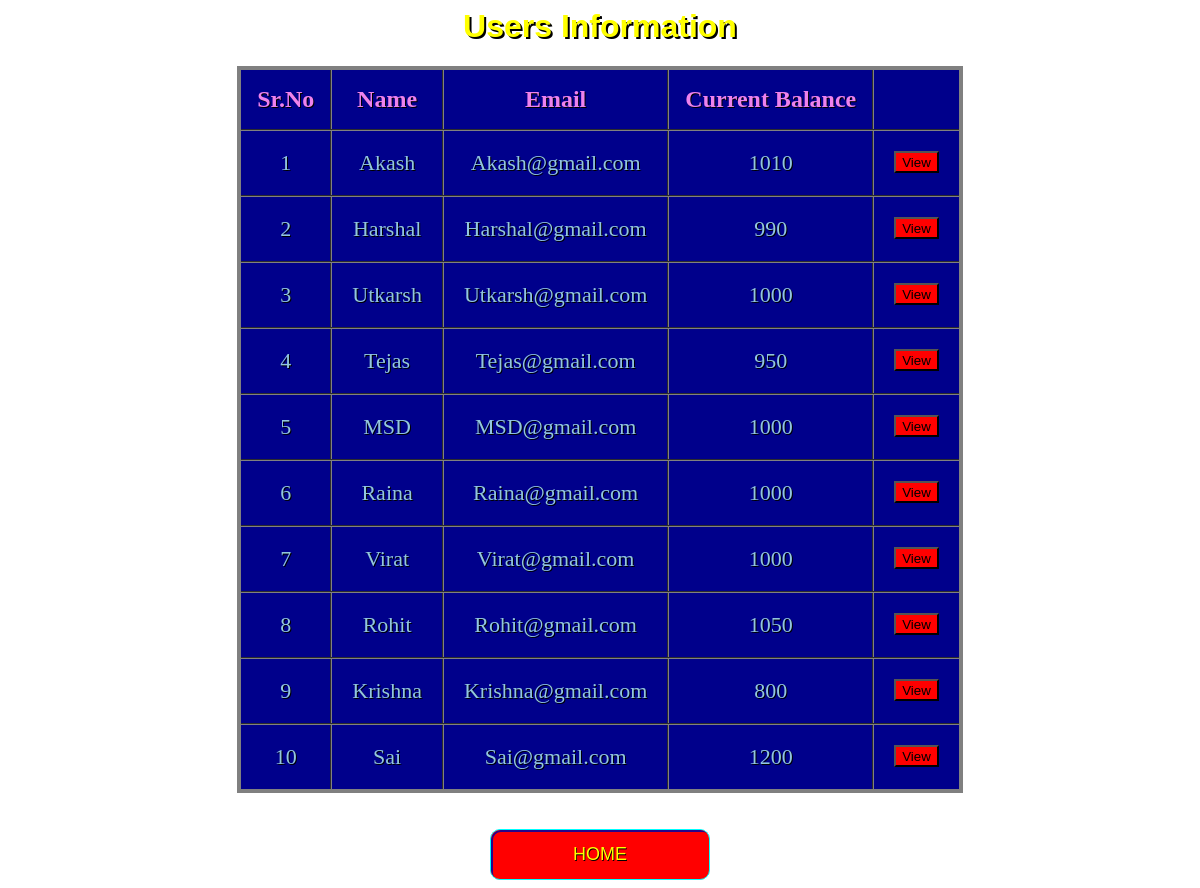
The app's page /getdetail.php with its own data.
### tables this page shows
CREATE TABLE `users` (
  `name` varchar(50) NOT NULL,
  `email` varchar(50) NOT NULL,
  `amount` double DEFAULT NULL
);

### getdetail.php (the view, shortened to what this page needs)
<?php
$con=mysqli_connect("localhost:3307","root","","banking system");
$q="select * from users ";
$result=mysqli_query($con,$q);
?>
<html>
<head>
   <link rel="stylesheet" href="button.css">
</head>
<body>
	<h1 style="color:#ffff00;text-shadow: 2px 2px black;">Users Information</h1>
    <table class="flat-table-1">
		<thead>
			<th>Sr.No</th>
			<th>Name</th>
			<th>Email</th>
			<th>Current Balance</th>
			<th></th>
		</thead>
		<tbody>
		<tr>
			<?php
				$row=mysqli_fetch_array($result);
			?>
			<td> 1</td>
			<td><?php echo  $row["name"]; ?></td>
			<td><?php echo  $row["email"]; ?></td>
			<td><?php echo  $row["amount"]; ?></td>
			<td>
				<form action="user.php" method="post"  class="view">
					<button class="button1" type="submit" name="name" value="Akash">View</button>
				</form>
			</td>
		</tr>
		<tr>
			<?php
				$row=mysqli_fetch_array($result);
			?>
			<td> 2</td>
			<td><?php echo  $row["name"]; ?></td>
			<td><?php echo  $row["email"]; ?></td>
			<td><?php echo  $row["amount"]; ?></td>
			<td>
				<form action="user.php" method="post" class="view">
					<button class="button1" type="submit" name="name" value="Utkarsh">View</button>
				</form>
			</td>
		</tr>
        <tr>
			<?php
				$row=mysqli_fetch_array($result);
			?>
			<td> 3</td>
			<td><?php echo  $row["name"]; ?></td>
			<td><?php echo  $row["email"]; ?></td>
			<td><?php echo  $row["amount"]; ?></td>
			<td>
				<form action="user.php" method="post" class="view">
					<button class="button1" type="submit" name="name" value="Dhaval">View</button>
				</form>
			</td>
		</tr>
        <tr>
			<?php
				$row=mysqli_fetch_array($result);
			?>
			<td> 4</td>
			<td><?php echo  $row["name"]; ?></td>
			<td><?php echo  $row["email"]; ?></td>
			<td><?php echo  $row["amount"]; ?></td>
			<td>
				<form action="user.php" method="post" class="view">
					<button class="button1" type="submit" name="name" value="Tejas">View</button>
				</form>
			</td>
        </tr>
        <tr>
			<?php
				$row=mysqli_fetch_array($result);
			?>
			<td> 5</td>
			<td><?php echo  $row["name"]; ?></td>
			<td><?php echo  $row["email"]; ?></td>
			<td><?php echo  $row["amount"]; ?></td>
			<td>
				<form action="user.php" method="post" class="view">
					<button class="button1" type="submit" name="name" value="Shubham">View</button>
				</form>
			</td>
		</tr>
        <tr>
			<?php
				$row=mysqli_fetch_array($result);
			?>
			<td> 6</td>
			<td><?php echo  $row["name"]; ?></td>
			<td><?php echo  $row["email"]; ?></td>
			<td><?php echo  $row["amount"]; ?></td>
			<td>
				<form action="user.php" method="post" class="view">
					<button class="button1" type="submit" name="name" value="Gaurav">View</button>
				</form>
			</td>
        </tr>
        <tr>
			<?php
				$row=mysqli_fetch_array($result);
			?>
			<td> 7</td>
			<td><?php echo  $row["name"]; ?></td>
			<td><?php echo  $row["email"]; ?></td>
			<td><?php echo  $row["amount"]; ?></td>
			<td>
				<form action="user.php" method="post" class="view">
					<button class="button1"type="submit" name="name" value="Krishna">View</button>
				</form>
			</td>
		</tr>
        <tr>
			<?php
				$row=mysqli_fetch_array($result);
			?>
			<td> 8</td>
			<td><?php echo  $row["name"]; ?></td>
			<td><?php echo  $row["email"]; ?></td>
			<td><?php echo  $row["amount"]; ?></td>
			<td>
				<form action="user.php" method="post" class="view">
					<button class="button1"type="submit" name="name" value="Vaishnavi">View</button>
				</form>
			</td>
		</tr>
        <tr>
			<?php
				$row=mysqli_fetch_array($result);
			?>
			<td> 9</td>
			<td><?php echo  $row["name"]; ?></td>
			<td><?php echo  $row["email"]; ?></td>
			<td><?php echo  $row["amount"]; ?></td>
			<td>
				<form action="user.php" method="post" class="view">
					<button class="button1"type="submit" name="name" value="Sagar">View</button>
				</form>
			</td>
        </tr>
        <tr>
			<?php
				$row=mysqli_fetch_array($result);
			?>
			<td> 10</td>
			<td><?php echo  $row["name"]; ?></td>
			<td><?php echo  $row["email"]; ?></td>
			<td><?php echo  $row["amount"]; ?></td>
			<td>
				<form action="user.php" method="post" class="view">
					<button class="button1"type="submit" name="name" value="Amaan">View</button>
				</form>
			</td>
		</tr>
		</tbody>
	</table><br><br>
<div class="buttons">
	<a href="index.php">
    <button class="glow-on-hover">HOME</button>
	</a>
</div>
</body>
</html>

### button.css (style rules this page uses)
.glow-on-hover { width: 220px; height: 51px; outline: none; color: yellow; font-size:18px; background:red; text-shadow: 0.7px 0.7px black; overflow: hidden; cursor: pointer; position: relative; z-index: 0; border-radius: 10px; border: 1px solid #00FFFF; }
.glow-on-hover:before { content: ''; background: linear-gradient(45deg, #ff0000, #ff7300, #fffb00, #48ff00, #00ffd5, #002bff, #7a00ff, #ff00c8, #ff0000); position: absolute; top: -2px; left:-2px; background-size: 400%; z-index: -1; filter: blur(5px); width: calc(100% + 4px); height: calc(100% + 4px); animation: glowing 20s linear infinite; opacity: 0; transition: opacity .3s ease-in-out; border-radius: 10px; }
.glow-on-hover:after { z-index: -1; content: ''; position: absolute; width: 100%; height: 100%; left: 0; top: 0; border-radius: 10px; border: 2px solid #28048a; background:transparent; }

### getdetail.php (style rules this page uses)
body { text-align:center; }
.flat-table-1 { background: #00008b; }
h1 { font-family: Arial, Times, serif; }
table { text-align:center; margin-left: auto; margin-right: auto; border:4px solid gray; border-collapse:collapse; }
th { color:violet; font-size:24px; padding:16px; }
td { text-align:center; font-size:22px; color: #92c6df; padding: 0px 20px 0px 20px; }
tr { transition: background 0.3s, box-shadow 0.3s; }
th,td { border-collapse:collapse; border:2px groove gray; text-shadow: 1px 1px black; }
.button1 { background-color:Red; text-align:center; padding-top:2px; }
.view { top:50%; padding-top:20px; text-align:center; }
body { background-image:url("images/103.jpg"); background-position: center; background-repeat: no-repeat; background-size: cover; }

### records on screen
users: name "Akash", email "Akash@gmail.com", amount "1010"
users: name "Harshal", email "Harshal@gmail.com", amount "990"
users: name "Utkarsh", email "Utkarsh@gmail.com", amount "1000"
users: name "Tejas", email "Tejas@gmail.com", amount "950"
users: name "MSD", email "MSD@gmail.com", amount "1000"
users: name "Raina", email "Raina@gmail.com", amount "1000"
users: name "Virat", email "Virat@gmail.com", amount "1000"
users: name "Rohit", email "Rohit@gmail.com", amount "1050"
users: name "Krishna", email "Krishna@gmail.com", amount "800"
users: name "Sai", email "Sai@gmail.com", amount "1200"
